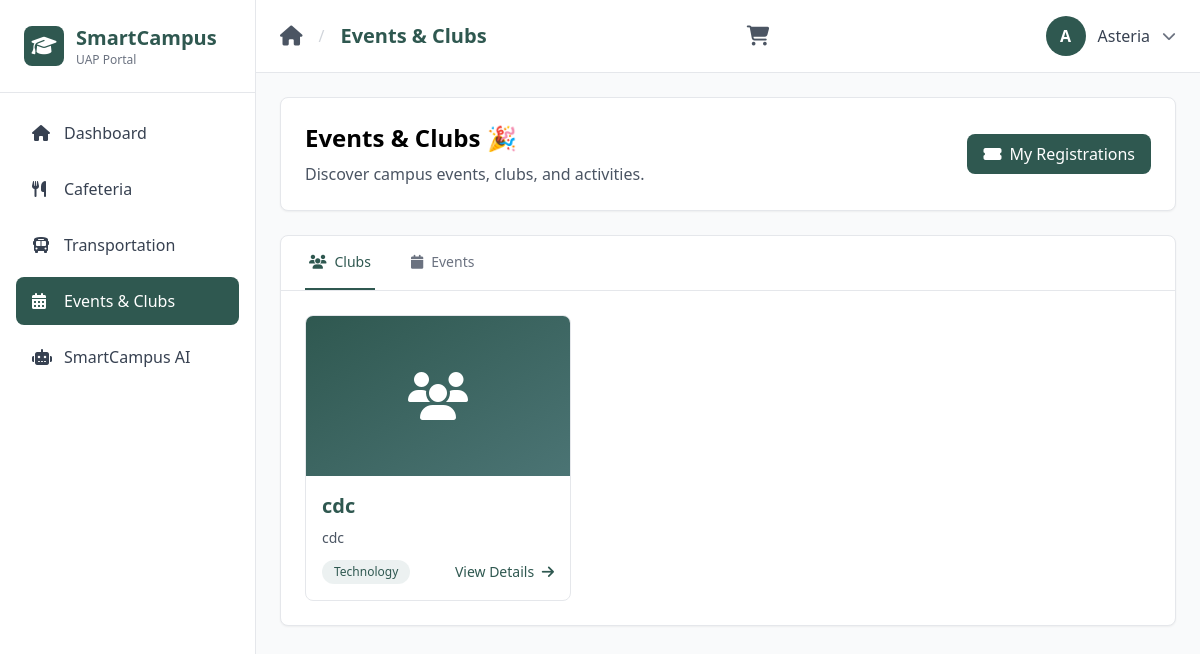
Page /events/ (signed in) on the earlier database version.
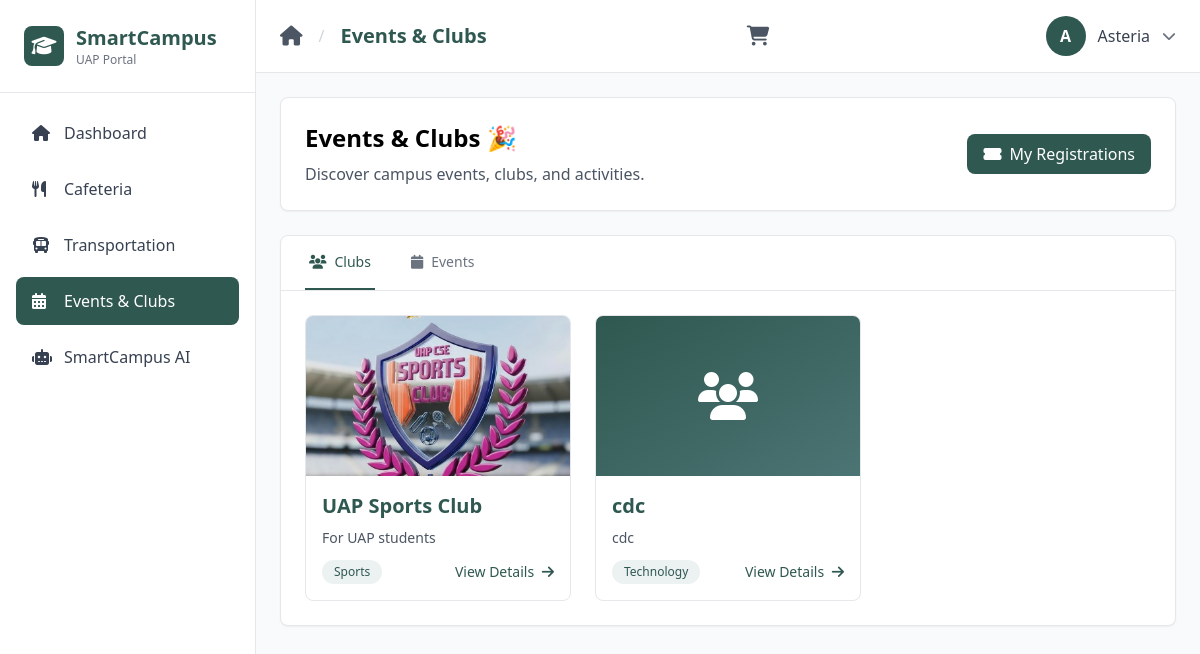
Same page on the later database version.
### main/models.py (models this page shows, shortened)
class Club(models.Model):
    name = models.CharField(max_length=200)
    description = models.TextField()
    category = models.CharField(max_length=100, choices=[
        ('cultural', 'Cultural'),
        ('sports', 'Sports'),
        ('academic', 'Academic'),
        ('technology', 'Technology'),
        ('arts', 'Arts'),
        ('social', 'Social'),
    ])
    president = models.CharField(max_length=200, blank=True)
    contact_email = models.EmailField(blank=True)
    logo = models.ImageField(upload_to='clubs/', blank=True, null=True)
    is_active = models.BooleanField(default=True)
    created_at = models.DateTimeField(auto_now_add=True)
    updated_at = models.DateTimeField(auto_now=True)
    class Meta:
        ordering = ['name']

### main/views.py (the view)
# urls.py: path('events/', events, name='events'),
@login_required
def events(request):
    from django.core.serializers.json import DjangoJSONEncoder
    import json
    from django.utils import timezone
    clubs = Club.objects.filter(is_active=True)
    all_events = Event.objects.filter(is_active=True).order_by('event_date', 'event_time')
    user_registered_event_ids = set(
        EventRegistration.objects.filter(user=request.user)
        .values_list('event_id', flat=True)
    )
    clubs_data = []
    for club in clubs:
        clubs_data.append({
            'id': club.id,
            'name': club.name,
            'description': club.description,
            'category': club.category,
            'category_display': club.get_category_display(),
            'president': club.president,
            'contact_email': club.contact_email,
            'logo': club.logo.url if club.logo else None,
            'is_active': club.is_active,
        })
    events_data = []
    for event in all_events:
        events_data.append({
            'id': event.id,
            'title': event.title,
            'description': event.description,
            'club_id': event.club_id,
            'club_name': event.club.name if event.club else None,
            'event_date': event.event_date.isoformat(),
            'event_time': event.event_time.strftime('%H:%M:%S'),
            'location': event.location,
            'image': event.image.url if event.image else None,
            'is_active': event.is_active,
            'is_registered': event.id in user_registered_event_ids,
            'registration_count': event.registration_count,
        })
    return render(request, 'events.html', {
        'active_page': 'events',
        'page_title': 'Events & Clubs',
        'clubs': clubs,
        'events': all_events,
        'clubs_json': json.dumps(clubs_data, cls=DjangoJSONEncoder),
        'events_json': json.dumps(events_data, cls=DjangoJSONEncoder),
        'user_registered_event_ids': user_registered_event_ids,
    })

### main/context_processors.py (called while the page is built)
def cart_count(request):
    cart = request.session.get('cart', {})
    return {'cart_count': sum(cart.values())}

### main/models.py (called while the page is built)
    @property
    def registration_count(self):
        return self.registrations.count()

### templates/events.html (shortened to what this page needs)
{% extends 'user_base.html' %}
{% load static %}
{% block content %}
<div class="space-y-6">
    <div class="bg-white rounded-lg shadow-sm border border-gray-200 p-6 flex items-center justify-between">
        <div>
            <h2 class="text-2xl font-bold text-black mb-2">Events & Clubs 🎉</h2>
            <p class="text-gray-600">Discover campus events, clubs, and activities.</p>
        </div>
        <a href="{% url 'my_registered_events' %}" class="inline-flex items-center px-4 py-2 bg-primary text-white rounded-lg hover:bg-primary/90 transition">
            <i class="fas fa-ticket-alt mr-2"></i>My Registrations
        </a>
    </div>
    <div class="bg-white rounded-lg shadow-sm border border-gray-200">
        <div class="border-b border-gray-200">
            <nav class="flex space-x-8 px-6" aria-label="Tabs">
                <button onclick="switchTab('clubs')" id="tab-clubs" class="tab-btn py-4 px-1 border-b-2 font-medium text-sm border-primary text-primary">
                    <i class="fas fa-users mr-2"></i>Clubs
                </button>
                <button onclick="switchTab('events')" id="tab-events" class="tab-btn py-4 px-1 border-b-2 font-medium text-sm border-transparent text-gray-500 hover:text-primary hover:border-gray-300">
                    <i class="fas fa-calendar mr-2"></i>Events
                </button>
            </nav>
        </div>
        <div id="content-clubs" class="tab-content p-6">
            {% if clubs %}
            <div class="grid grid-cols-1 md:grid-cols-2 lg:grid-cols-3 gap-6">
                {% for club in clubs %}
                <div class="border border-gray-200 rounded-lg overflow-hidden hover:shadow-lg transition cursor-pointer" onclick="openClubModal({{ club.id }})">
                    {% if club.logo %}
                    <div class="h-40 bg-gray-100">
                        <img src="{{ club.logo.url }}" alt="{{ club.name }}" class="w-full h-full object-cover">
                    </div>
                    {% else %}
                    <div class="h-40 bg-gradient-to-br from-primary to-accent flex items-center justify-center">
                        <i class="fas fa-users text-white text-5xl"></i>
                    </div>
                    {% endif %}
                    <div class="p-4">
                        <h3 class="text-xl font-bold text-primary mb-2">{{ club.name }}</h3>
                        <p class="text-sm text-gray-600 mb-3">{{ club.description|truncatewords:20 }}</p>
                        <div class="flex items-center justify-between">
                            <span class="inline-block px-3 py-1 bg-accent/10 text-primary text-xs rounded-full">
                                {{ club.get_category_display }}
                            </span>
                            <button class="text-primary hover:underline text-sm font-medium">
                                View Details <i class="fas fa-arrow-right ml-1"></i>
                            </button>
                        </div>
                    </div>
                </div>
                {% endfor %}
            </div>
            {% else %}
            <div class="text-center py-12">
                <i class="fas fa-users text-gray-300 text-6xl mb-4"></i>
                <h3 class="text-xl font-bold text-black mb-2">No Clubs Available</h3>
                <p class="text-gray-600">Check back later for upcoming clubs!</p>
            </div>
            {% endif %}
        </div>
    </div>
</div>
{% endblock %}

Differences in the rows shown:
added Club: logo (picture), name "UAP Sports Club", description "For UAP students", category "Sports"
